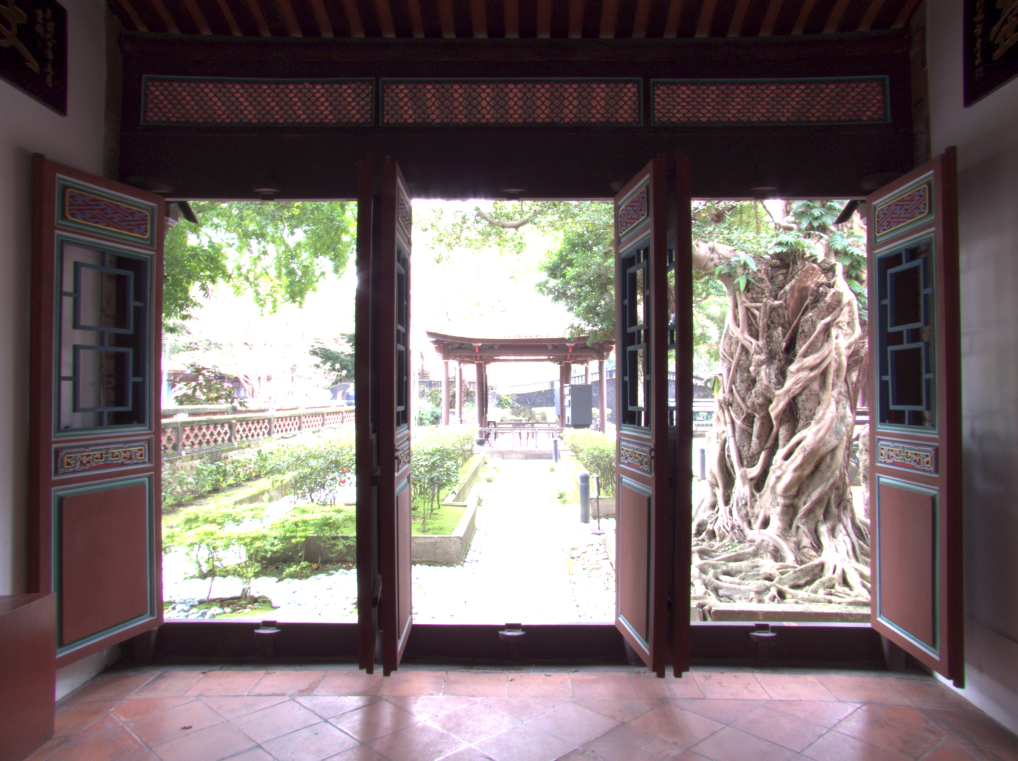
#> input picture hw1/data/CV2_Tone_mapped_image.jpg, 4070 x 3042 px (shown at 1/4 size)
$ python dark_channel.py --input ../../hw1/data/CV2_Tone_mapped_image.jpg
#> lines starting #> are read from the running program, lines starting #| are printed output that depends on the picture
import numpy as np
from skimage import io
from scipy import ndimage
from gf import guided_filter
import argparse
def parse_args():
    parser = argparse.ArgumentParser()
    parser.add_argument(
        "--guided_filter",
        action='store_true'
    )
    parser.add_argument(
        "--input",
        default="img1.jpg",
        type=str
    )
    parser.add_argument(
        "--output",
        default="output_img.jpg",
        type=str
    )
    parser.add_argument(
        "--window_size",
        default=None,
        type=int
    )
    parser.add_argument(
        "--filter_size",
        default=None,
        type=int
    )
    parser.add_argument(
        "--resize",
        default=None,
        type=int
    )
    args = parser.parse_args()
    return args

def dark_channel( image, k ):
    min_c = np.minimum( np.minimum( image[...,0], image[...,1] ), image[...,2] )
    min_x = ndimage.minimum_filter( min_c, size = k )
    return min_x

def get_A( image, dark_channel ) :
    idx = np.unravel_index( np.argsort( dark_channel, axis=None ), dark_channel.shape )
    h, w, c = image.shape
    A = [0, 0, 0]
    for i in range( int( h * w * 0.999 ), int( h * w )  ) :
        y = idx[0][i]
        x = idx[1][i]
        if sum( image[y][x] ) > sum( A ) :
            A = [ image[y][x][j] for j in range( 3 ) ]
    return A
def t_hat( image, k, A ) :
    c = [ image[...,i] / A[i] for i in range( 3 ) ]
    min_c = np.minimum( np.minimum( c[0], c[1] ), c[2] )
    min_x = ndimage.minimum_filter( min_c, size = k )
    return np.ones_like( min_x ) - 0.95 * min_x

def main(args):
    t0 = 0.1
    img = io.imread( args.input )
#> img is the input picture: shape (3042, 4070, 3); mean R, G, B 117.7, 105.5, 105.6
    img = img.astype( np.float32 )
    if args.window_size is not None :
        r = args.window_size
    else:
        r = min( img.shape[:2] ) / 10
#> r = 304.2
    dc_image = dark_channel( img, r )
#> in dark_channel, `min_c = np.minimum( np.minimum( image[...,0], image[...,1] ), image[....`:
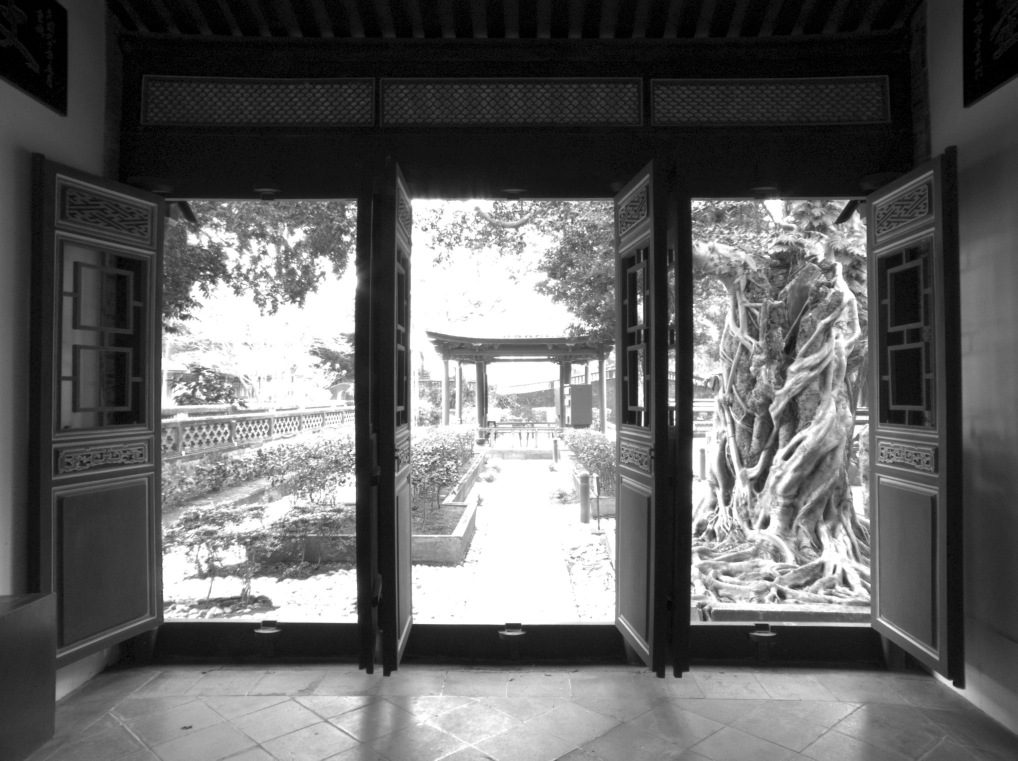
#> min_c: shape (3042, 4070) float32 (shown at 1/4 size); min 0, max 255, mean 99.4
#> in dark_channel, `min_x = ndimage.minimum_filter( min_c, size = k )`:
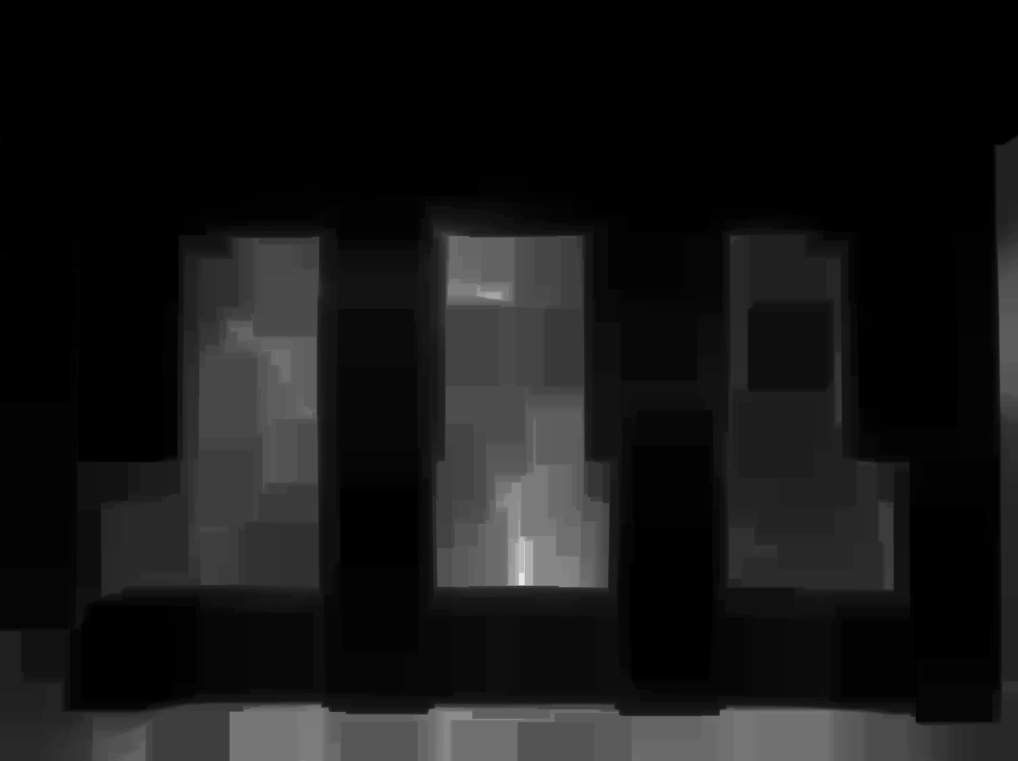
#> min_x: shape (3042, 4070) float32 (shown at 1/4 size); min 0, max 233, mean 22.2
    A = get_A( img, dc_image )
#> in get_A, `idx = np.unravel_index( np.argsort( dark_channel, axis=None ), dark_ch..`: idx = 12380940 positions, rows 0 to 3041, columns 0 to 4069
#> the loop in get_A, `for i in range( int( h * w * 0.999 ), int( h * w )  ) :` made 12381 passes
#> (y, x, A) on pass 1: (2260, 2131, [255, 255, 255])
#> (y, x) on passes 2 to 7: (2265, 2131), (2265, 2130), (2265, 2128), (2265, 2129), (2156, 2077), (2214, 2129)
#> A = [255, 255, 255]
    t = t_hat( img, r, A )
#> in t_hat, `c = [ image[...,i] / A[i] for i in range( 3 ) ]`: c = 3 items
#> in t_hat, `return np.ones_like( min_x ) - 0.95 * min_x`:
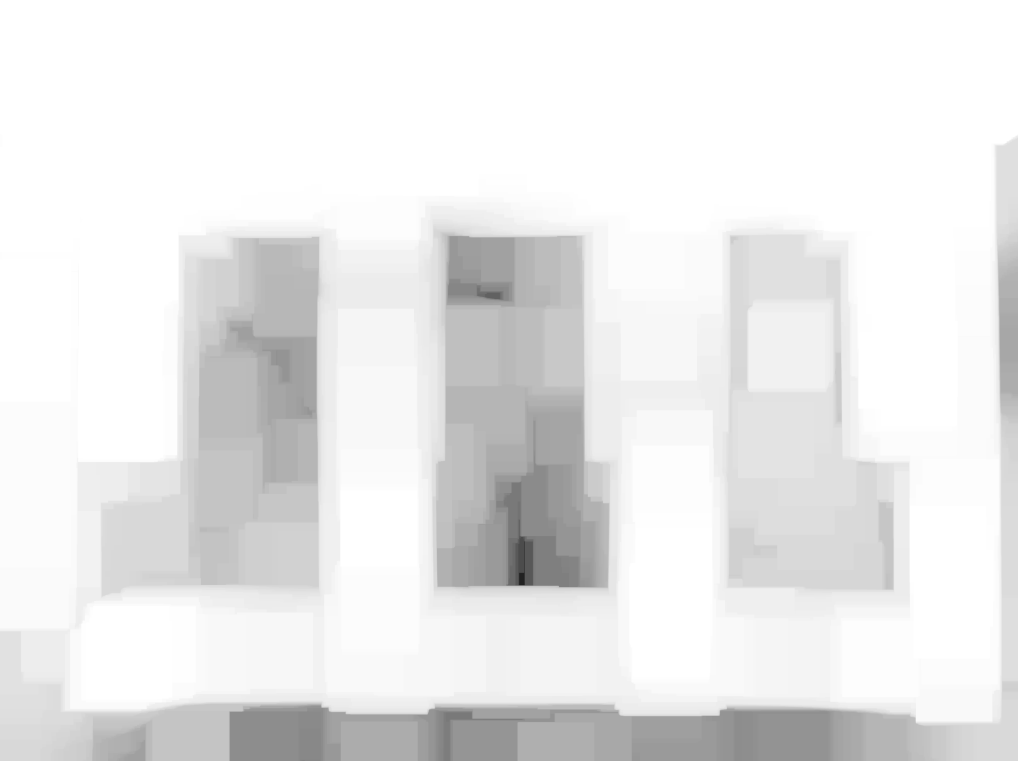
#> returned value: shape (3042, 4070) float32 (shown at 1/4 size); min 0.132, max 1, mean 0.917
    if args.guided_filter :

        if args.filter_size is not None :
            r = args.filter_size
        else :
            r = int( r * 5 )

        if args.resize is not None:
            r = int ( r / args.resize )

        t = guided_filter( img / 255, t, r, resize=args.resize )
        t = np.where( t > 1, 1, t )
        t = np.where( t < t0, t0, t )

    for i in range( 3 ):
        img[...,i] -= A[i]
        img[...,i] /= t
        img[...,i] += A[i]
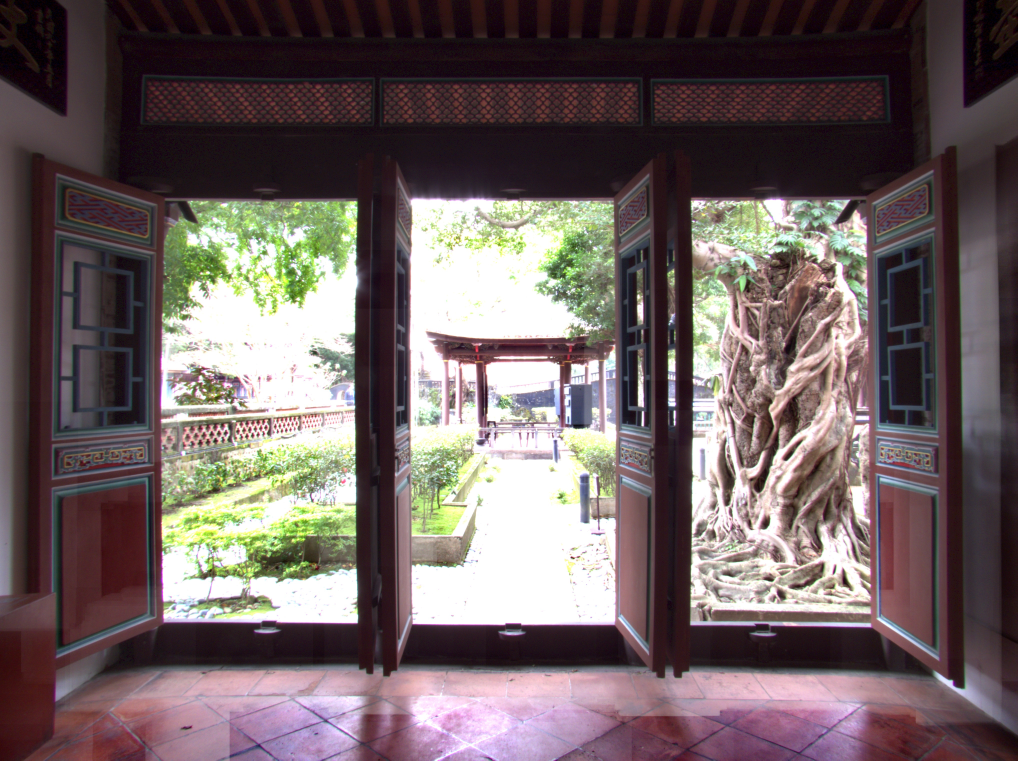
#> img: shape (3042, 4070, 3) float32 (shown at 1/4 size); mean R, G, B 111.6, 97.3, 97.5
    img = img / 255
    img = np.where( img > 1, 1, img )
    img = np.where( img < 0, 0, img )
#> (the run stopped early here; a loop or call above may not have finished)

$ run again, on hw2/data/p13/img00.JPG
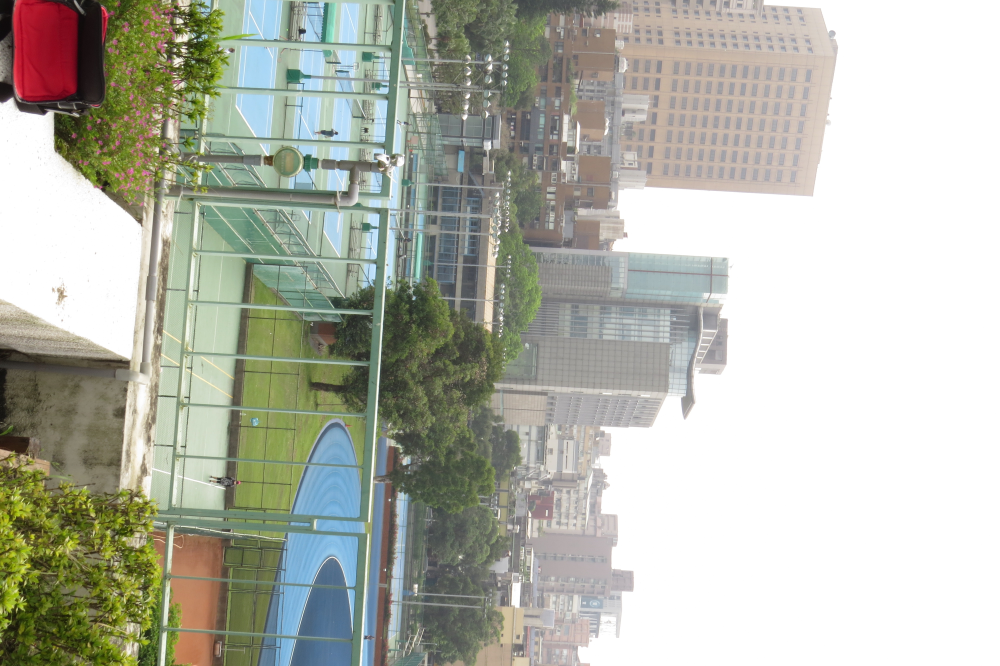
#> input picture hw2/data/p13/img00.JPG, 4000 x 2664 px (shown at 1/4 size)
#> in main, img is the input picture: shape (2664, 4000, 3); mean R, G, B 179.3, 181.5, 170.1
#> in dark_channel, `min_x = ndimage.minimum_filter( min_c, size = k )`:
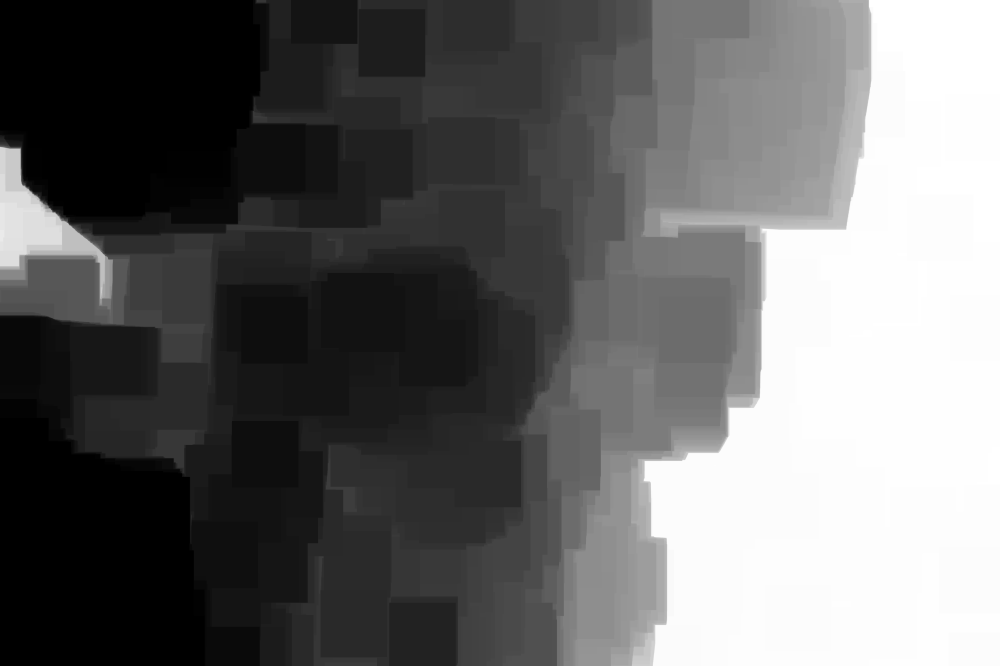
#> min_x: shape (2664, 4000) float32 (shown at 1/4 size); min 0, max 255, mean 103.8
#> idx = 10656000 positions, rows 0 to 2663, columns 0 to 3999
#> the loop in get_A, `for i in range( int( h * w * 0.999 ), int( h * w )  ) :` made 10656 passes
#> (y, x, A) on pass 1: (341, 3818, [255, 255, 255])
#> in main, `A = get_A( img, dc_image )`: A = [255, 255, 255]
#> in t_hat, `c = [ image[...,i] / A[i] for i in range( 3 ) ]`: c = 3 items
#> after the loop in main, `for i in range( 3 ):`:
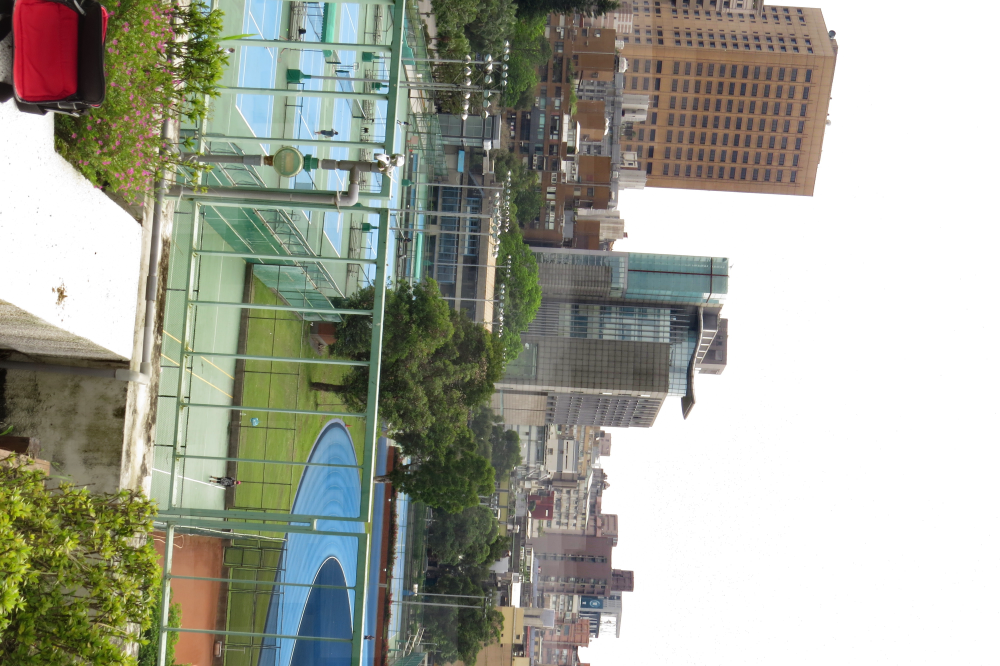
#> img: shape (2664, 4000, 3) float32 (shown at 1/4 size); mean R, G, B 165.2, 166.9, 153.7

$ run again, on hw2/data/p13/img01.JPG
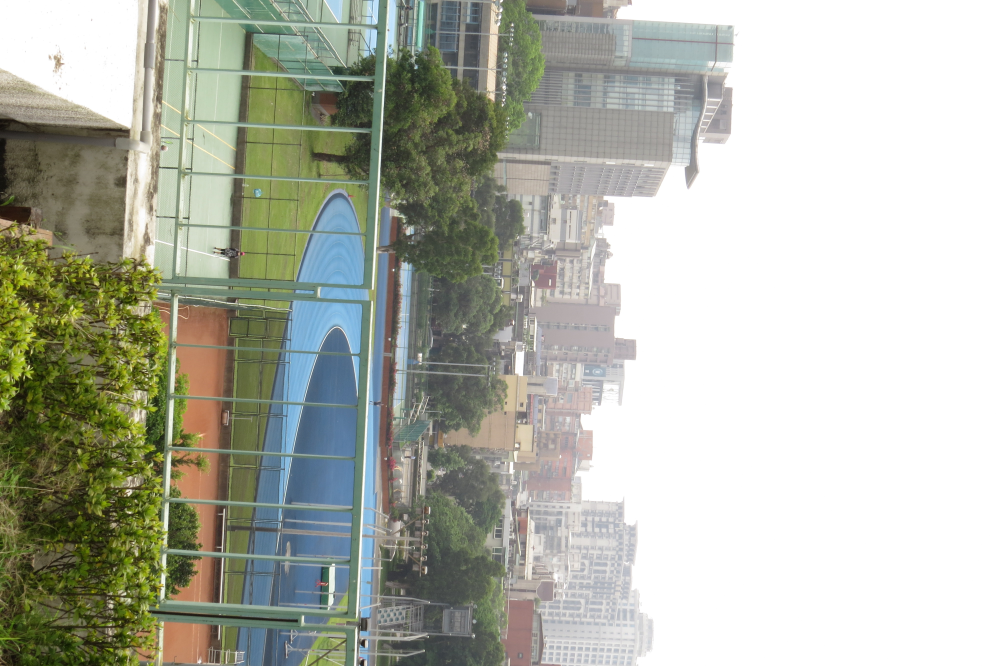
#> input picture hw2/data/p13/img01.JPG, 4000 x 2664 px (shown at 1/4 size)
#> in main, img is the input picture: shape (2664, 4000, 3); mean R, G, B 177.1, 180.2, 168.1
#> in dark_channel, `min_x = ndimage.minimum_filter( min_c, size = k )`:
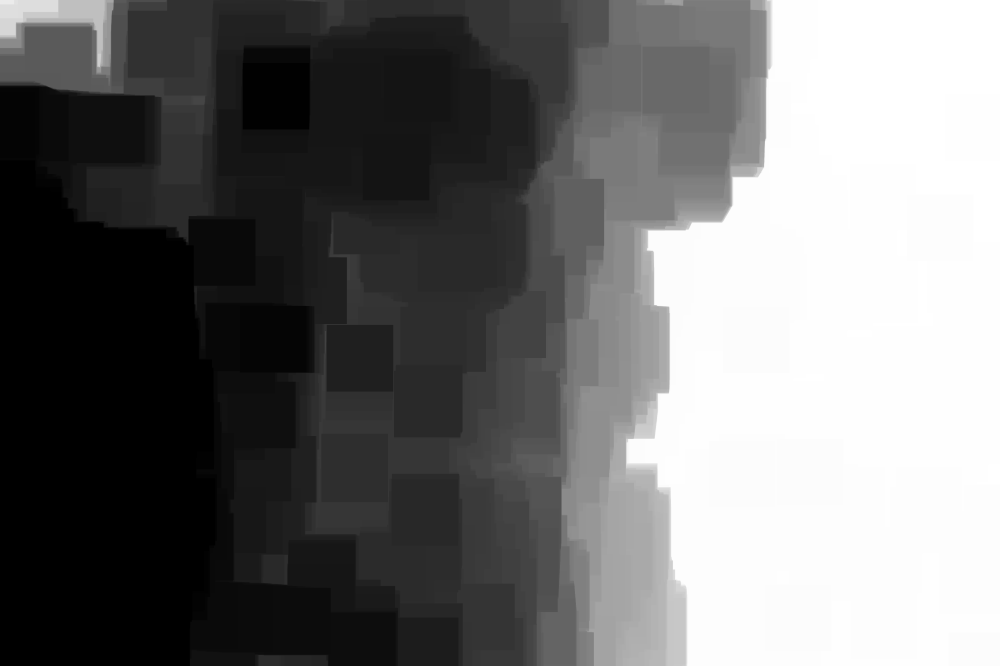
#> min_x: shape (2664, 4000) float32 (shown at 1/4 size); min 0, max 255, mean 111.5
#> idx = 10656000 positions, rows 0 to 2663, columns 0 to 3999
#> the loop in get_A, `for i in range( int( h * w * 0.999 ), int( h * w )  ) :` made 10656 passes
#> (x, A) on pass 1: (3316, [255, 255, 255])
#> in main, `A = get_A( img, dc_image )`: A = [255, 255, 255]
#> in t_hat, `c = [ image[...,i] / A[i] for i in range( 3 ) ]`: c = 3 items
#> after the loop in main, `for i in range( 3 ):`:
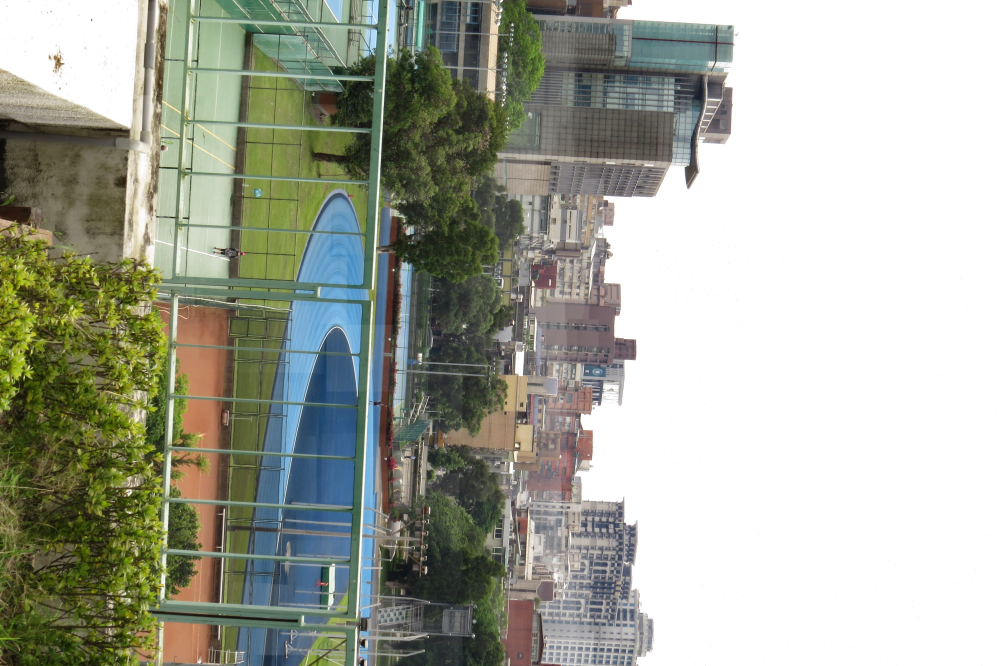
#> img: shape (2664, 4000, 3) float32 (shown at 1/4 size); mean R, G, B 164.9, 169.1, 154.1
